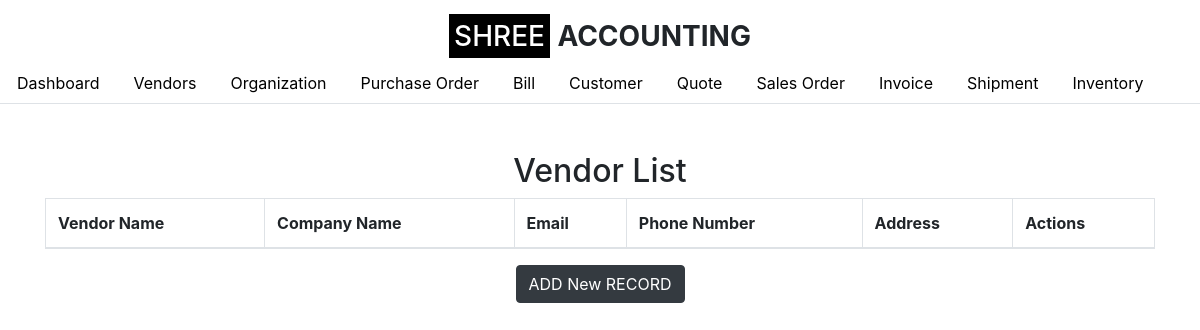
The page /vendor_list (signed in) on the database as committed earlier.
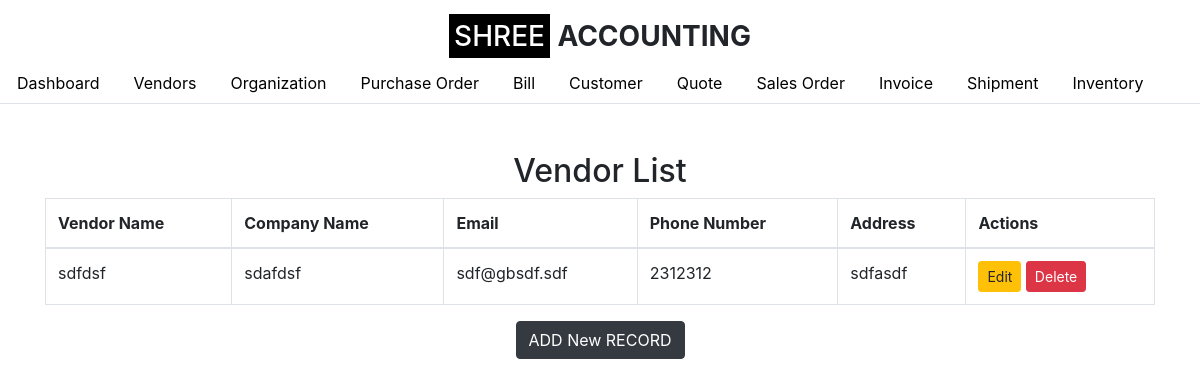
The same page on the database as committed later.
### app.py (models this page shows)
class Vendor(db.Model):
    id = db.Column(db.Integer, primary_key=True)
    vendor_name = db.Column(db.String(100), nullable=False)
    company_name = db.Column(db.String(100), nullable=False)
    email_id = db.Column(db.String(100), nullable=False)
    phone_number = db.Column(db.String(15), nullable=False)
    address = db.Column(db.String(255), nullable=False)
    organization_id = db.Column(db.Integer, db.ForeignKey('organization.id'), nullable=False)
    organization = db.relationship('Organization', backref=db.backref('vendors', lazy=True))

### app.py (the view)
    def wrap(*args, **kwargs):
        if 'logged_in' in session:
            return f(*args, **kwargs)
        else:
            flash('Please log in first.', 'warning')
            return redirect(url_for('login'))

### app.py (called while the page is built)
def login_required(f):
    def wrap(*args, **kwargs):
        if 'logged_in' in session:
            return f(*args, **kwargs)
        else:
            flash('Please log in first.', 'warning')
            return redirect(url_for('login'))
    wrap.__name__ = f.__name__
    return wrap

@app.route('/vendor_list')
@login_required
def vendor_list():
    organization_id = session.get('organization_id')
    vendors = Vendor.query.filter_by(organization_id=organization_id).all()
    return render_template('vendor_list.html', vendors=vendors, show_logo=True, active_tab='vendor_list')

### templates/vendor_list.html (shortened to what this page needs)
{% extends "base.html" %}
{% block content %}
<h2 class="text-center mt-5">Vendor List</h2>
<table class="table table-bordered">
    <thead>
        <tr>
            <th>Vendor Name</th>
            <th>Company Name</th>
            <th>Email</th>
            <th>Phone Number</th>
            <th>Address</th>
            <th>Actions</th>
        </tr>
    </thead>
    <tbody>
        {% for vendor in vendors %}
        <tr>
            <td>{{ vendor.vendor_name }}</td>
            <td>{{ vendor.company_name }}</td>
            <td>{{ vendor.email_id }}</td>
            <td>{{ vendor.phone_number }}</td>
            <td>{{ vendor.address }}</td>
            <td>
                <a href="{{ url_for('edit_vendor', vendor_id=vendor.id) }}" class="btn btn-warning btn-sm">Edit</a>
                <form action="{{ url_for('delete_vendor', vendor_id=vendor.id) }}" method="POST" style="display:inline-block;">
    <button type="submit" class="btn btn-danger btn-sm" onclick="return confirm('Are you sure you want to delete this vendor?')">Delete</button>
</form>
            </td>
        </tr>
        {% endfor %}
    </tbody>
</table>
<div class="text-center">
    <a href="/vendor_master" class="btn btn-dark">ADD New RECORD</a>
</div>
{% endblock %}

Rows that differ between the two databases and show on the page:
now on this page (row edited): Vendor: vendor_name "sdfdsf", company_name "sdafdsf", email_id "sdf@gbsdf.sdf", phone_number "2312312", address "sdfasdf"
